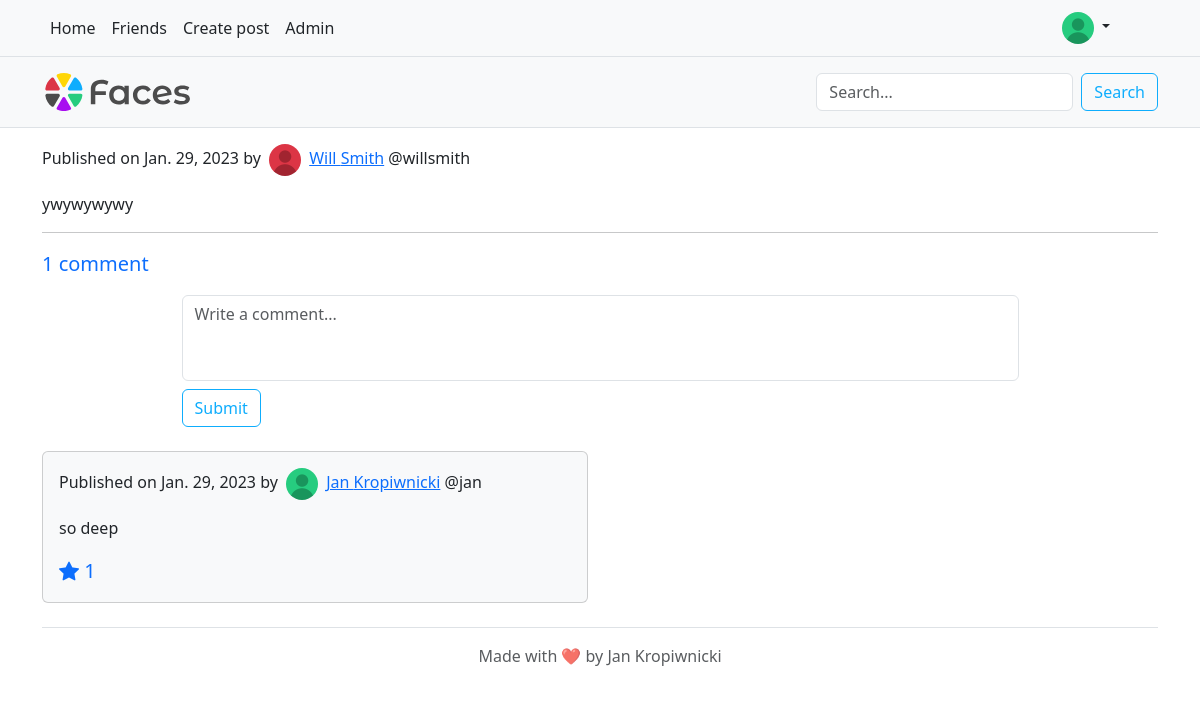
Page /1 (signed in) on the earlier database version.
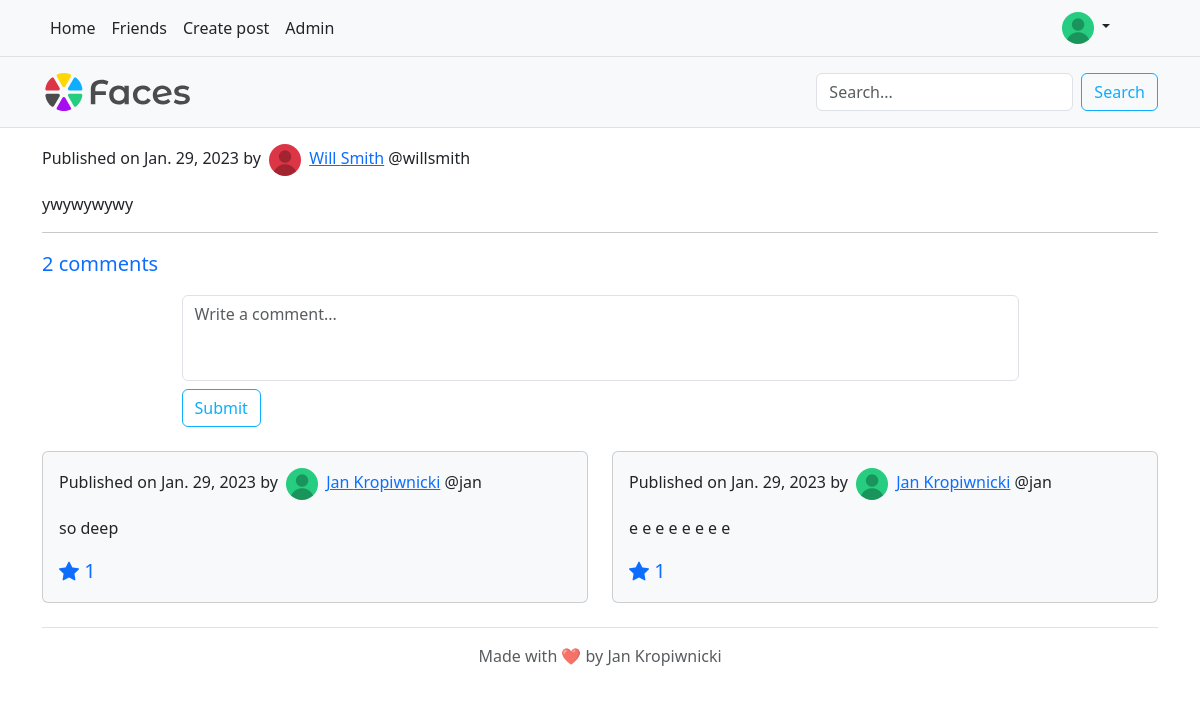
Same page on the later database version.
### faces_app/models.py (models this page shows)
class ProfilePicture(models.Model):
    user = models.OneToOneField(User, on_delete=models.CASCADE)
    url = models.URLField()

class Post(models.Model):
    content = models.TextField()
    author = models.ForeignKey(Person, on_delete=models.CASCADE)
    date = models.DateTimeField()

class Person(models.Model):
    user = models.OneToOneField(User, on_delete=models.CASCADE)
    friends = models.ManyToManyField("self")
    notifications = models.JSONField()
    unread = models.PositiveIntegerField()
    POST_VIS_FRIENDS = '0'
    POST_VIS_FRIENDS_FRIENDS = '1'
    POST_VIS_EVERYONE = '2'
    POST_VIS_CHOICES = [
        (POST_VIS_FRIENDS, "Friends"),
        (POST_VIS_FRIENDS_FRIENDS, "Friends' friends"),
        (POST_VIS_EVERYONE, "Everyone"),
    ]
    post_vis = models.PositiveIntegerField(
        choices=POST_VIS_CHOICES,
        default=POST_VIS_FRIENDS
    )

class Comment(models.Model):
    post = models.ForeignKey(Post, on_delete=models.CASCADE)
    author = models.ForeignKey(Person, on_delete=models.CASCADE)
    content = models.TextField()
    date = models.DateTimeField()

### faces_app/views.py (the view)
# urls.py: path('<int:post_id>', faces_app.views.post_page, name="post_page"),
def post_page(request, post_id):
    post = get_object_or_404(Post, id=post_id)
    return render(request, 'post-page.html', {"post": post, "post_content": post.content.split("\r\n"), "like_count":
                  len(post.likeprofile_set.all()), "comment_count": len(post.comment_set.all()),
                                              "comments": [{"object": x, "like_count": len(x.likeprofile_set.all())}
                                                           for x in post.comment_set.all()]})

### templates/post-page.html (shortened to what this page needs)
{% extends 'base.html' %}
{% load static %}
{% block content %}
    {% if user.is_authenticated %}
        <p>
            Published on {{ post.date.date }} by
            <img src="{% static post.author.user.profilepicture.url %}" alt="{{ post.0.author.user.username }}" class="rounded-circle mx-1" width="32" height="32">
            <a href="{% url 'user' post.author.user.username %}">
            {{ post.author.user.first_name }} {{ post.author.user.last_name }}</a>
            @{{ post.author.user.username }}
        </p>
        <p>
            {% for line in post_content %}
                {{ line }}<br>
            {% endfor %}
        </p>
        <hr>
        <span class="lead text-primary">{{ comment_count }} comment{% if comment_count != 1 %}s{% endif %}</span>
        <div class="d-flex justify-content-center">
            <form method="post" class="w-75 mt-3" action="{% url 'submit_comment' post.id %}">
                <textarea class="form-control" name="comment" placeholder="Write a comment..." rows="3" maxlength="1024" style="resize: none"></textarea>
                <button class="btn btn-outline-primary mt-2 mb-4" type="submit">Submit</button>
            </form>
        </div>
        <div class="row g-4">
            {% for comment in comments %}
                <div class="col-md-6">
                    <div class="p-3 card bg-light">
                        <p>
                            Published on {{ comment.object.date.date }} by
                            <img src="{% static comment.object.author.user.profilepicture.url %}" alt="{{ post.0.author.user.username }}" class="rounded-circle mx-1" width="32" height="32">
                            <a href="{% url 'user' comment.object.author.user.username %}">
                            {{ comment.object.author.user.first_name }} {{ comment.object.author.user.last_name }}</a>
                            @{{ comment.object.author.user.username }}
                        </p>
                        <p>{{ comment.object.content }}</p>
                        <p class="lead text-primary mb-0">
                            {% if user.likeprofile in comment.object.likeprofile_set.all %}
                                <a id="like-{{ comment.object.id }}" onclick="dislike_{{ comment.object.id }}()"><i class="bi bi-star-fill"></i></a>
                            {% else %}
                                <a id="like-{{ comment.object.id }}" onclick="like_{{ comment.object.id }}()"><i class="bi bi-star"></i></a>
                            {% endif %}
                            <span id="like-count-{{ comment.object.id }}">{{ comment.like_count }}</span>
                        </p>
                    </div>
                </div>
            {% endfor %}
        </div>
    {% endif %}
{% endblock %}

### templates/base.html (shortened to what this page needs)
{% load static %}
<!DOCTYPE html>
<html lang="en">
<head>
    <link href="https://cdn.jsdelivr.net/npm/bootstrap@5.3.0-alpha1/dist/css/bootstrap.min.css" rel="stylesheet"
>
    <link rel="stylesheet" href="https://cdn.jsdelivr.net/npm/bootstrap-icons@1.10.3/font/bootstrap-icons.css">
</head>
<body>
    <header class="py-3 mb-4 border-bottom bg-light fixed-top">
        <div class="container d-flex flex-wrap justify-content-center">
            <a href="/" class="d-flex align-items-center me-5 me-lg-auto text-dark text-decoration-none">
                <img class="bi me-1" height="38" src="{% static 'img/faces.svg' %}" alt="Faces logo">
            </a>
            {% if user.is_authenticated %}
                <form method="get" class="d-flex mt-3 mt-md-0" role="search" action="{% url 'search_results' %}">
                    <input class="form-control me-2" name="q" type="search" placeholder="Search..." aria-label="Search"
                           value="{% block query %}{% endblock %}" required>
                    <button class="btn btn-outline-primary" type="submit">Search</button>
                </form>
            {% endif %}
        </div>
    </header>
    <nav class="navbar navbar-expand-md py-2 bg-light border-bottom fixed-top">
        <div class="container d-flex flex-wrap">
            <div class="collapse navbar-collapse" id="navbarCollapse">
                {% if not user.is_authenticated %}
                    <ul class="nav me-auto">
                        <li class="nav-item"><a href="#" class="nav-link link-dark px-2 active" aria-current="page">Home</a></li>
                        <li class="nav-item"><a href="#" class="nav-link link-dark px-2">About</a></li>
                        <li class="nav-item"><a href="#" class="nav-link link-dark px-2">FAQs</a></li>
                        <li class="nav-item"><a href="#" class="nav-link link-dark px-2">Contact</a></li>
                    </ul>
                    <ul class="nav">
                        <li class="nav-item"><a href="{% url 'login' %}" class="nav-link link-dark px-2">Login</a></li>
                        <li class="nav-item"><a href="{% url 'register' %}" class="nav-link link-dark px-2">Sign up</a></li>
                    </ul>
                {% else %}
                    <ul class="nav me-auto">
                        <li class="nav-item"><a href="{% url 'index' %}" class="nav-link link-dark px-2 active" aria-current="page">Home</a></li>
                        <li class="nav-item"><a href="{% url 'friends' %}" class="nav-link link-dark px-2">Friends</a></li>
                        <li class="nav-item"><a href="{% url 'create_post' %}" class="nav-link link-dark px-2">Create post</a></li>
                        {% if user.is_staff %}
                            <li class="nav-item"><a href="{% url 'admin:index' %}" class="nav-link link-dark px-2">Admin</a></li>
                        {% endif %}
                    </ul>
                    <div class="dropdown me-5">
                        <a href="#" class="d-block link-dark text-decoration-none dropdown-toggle position-relative" data-bs-toggle="dropdown" aria-expanded="false">
                            <img src="{% static user.profilepicture.url %}" alt="{{ user.username }}" class="rounded-circle" width="32" height="32">
                        </a>
                    </div>
                {% endif %}
            </div>
        </div>
    </nav>
    <div class="container-sm">
        <main>
            {% block content %}
            {% endblock %}
        </main>
        <footer class="py-3 my-4 border-top text-center text-muted">
            Made with ❤️ by Jan Kropiwnicki
        </footer>
    </div>
</body>
</html>

### templates/base.html (style rules this page uses)
header { top: 57px !important; }
body { padding-top: 9rem; }
:root { --bs-blue: #0eadfd; --bs-purple: #a80df0; --bs-green: #26cc7f; --bs-yellow: #ccab06; }
.btn-outline-primary { --bs-btn-color: var(--bs-blue); --bs-btn-border-color: var(--bs-blue); --bs-btn-active-bg: var(--bs-blue); --bs-btn-active-border-color: var(--bs-blue); --bs-btn-hover-border-color: var(--bs-blue); --bs-btn-hover-bg: var(--bs-blue); }

Differences in the rows shown:
added Comment: object "Jan. 29, 2023", author.url (picture), object.author.user.first_name "Jan", object.author.user.last_name "Kropiwnicki", object.author.user.username "jan", object.content "e e e e e e e e", like_count "1"
Other differences:
{{ comment_count }}: "1" → "2"
text now shown: "s"
